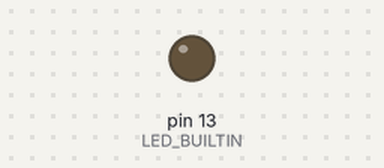
Simulated run of this sketch. Board: Arduino Uno, built with avr-gcc and run on an emulated ATmega328P. On the bench: output pins drawn as LEDs (lit = HIGH). What the sketch prints to the serial monitor is not drawn.

Above: at 1.1 s.
At 7.3 s:
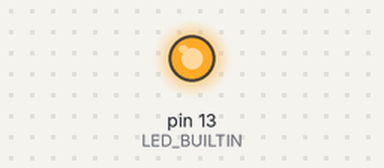
Timing chart, 0 to 9.3 s (numbered marks = the images above):
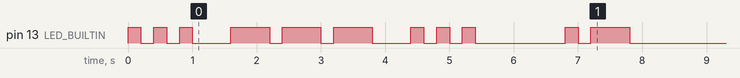

The sketch:

Veilleuses_MorsePlayer.ino
```cpp
#include <Arduino.h>
#include <Wire.h>
#include <SoftwareSerial.h>

int timeDot = 200;
// int timeDash = 3*timeDot;
// int timePause = timeDot;
// int timeBtwLetters = 3*timeDot;
// int timeBtwWords = 7*timeDot;

//Letters
char* letters[] = {
".-", "-...", "-.-.", "-..", ".", "..-.", "--.", "....", "..", // A-I
".---", "-.-", ".-..", "--", "-.", "---", ".--.", "--.-", ".-.", // J-R
"...", "-", "..-", "...-", ".--", "-..-", "-.--", "--.." // S-Z
};

//Numbers
char* numbers[] = {
  "-----", ".----", "..---", "...--", "....-", ".....",
"-....", "--...", "---..", "----."
};

// String phraseTest = "bonjour les amis";
// -.../---/-./.---/---/..-/.-.//+.-.././...//+.-/--/../.../
String phraseTest = "sos a";
// .../---/.../+/.-/


// Sentence Analysis
int breaksTimes[200];
bool breaksDIR[200];
int breaksSize;
int sequenceDuration;
// Sequence Loop Utils
int timeStart;
int breaksIndex = 0;
bool sequenceDone;
bool updateSeq = false;


void setup() {
  pinMode(LED_BUILTIN, OUTPUT);
  Serial.begin(9600);

  analyzeSentence(phraseTest);
  startSequence();
}


void loop() {

  if(updateSeq==true){
    updateSequence();
  }

  if (sequenceDone==true){

  }

}

// ANALYZE SENTENCE
void analyzeSentence(String phrase) {

  // Phrase to sequence (Letters to Morse)
  String sequence;
  for (int i = 0; i < phrase.length(); i++){
    sequence += letters[phrase[i] - 'a'];
    if(phrase[i]==' '){ sequence += "+"; }
    sequence += "/";
  }
  Serial.println(sequence);

  // Sequence code to Arrays of breakpoints
	int index=0;
	int currentTime = 0;

	for (int i = 0; i < sequence.length(); i++){
		if(sequence[i]=='.'){
			breaksTimes[index] = currentTime;
			breaksDIR[index] = HIGH;
			index++;
			currentTime += timeDot;
			breaksTimes[index] = currentTime;
			breaksDIR[index] = LOW;
			index++;
			currentTime += timeDot;
		}
		if(sequence[i]=='-'){
      breaksTimes[index] = currentTime;
      breaksDIR[index] = HIGH;
      index++;
      currentTime += 3*timeDot;
      breaksTimes[index] = currentTime;
      breaksDIR[index] = LOW;
      index++;
      currentTime += timeDot;
		}
		if(sequence[i]=='/'){
      currentTime += 2*timeDot; // 3 dots entre lettres -> 1(dot)+2(/)= 3
		}
		if(sequence[i]=='+'){
      currentTime += 2*timeDot; // 7 dots entre mots -> 1(dot)+2(/)+2(+)+2(/) = 7
		}
	}
  // Useful Vars
	breaksSize = index;
  sequenceDuration = currentTime;

  // Logs
	// for(int i = 0; i < breaksSize; i++){
	//   Serial.print("time "); Serial.println(breaksTimes[i]);
	// 	Serial.print("direction "); Serial.println(breaksDIR[i]);
	// }
  // Serial.print("sequenceDuration "); Serial.println(sequenceDuration);
}

// START SEQUENCE
void startSequence(){
  timeStart = millis();
  sequenceDone = false;
  updateSeq = true;
}

// UPDATE SEQUENCE
void updateSequence(){

  unsigned long Tnow = millis();
  int breakTime = breaksTimes[breaksIndex] + timeStart  ;
  bool breakDIR = breaksDIR[breaksIndex];

  if((Tnow > breakTime)&&(breaksIndex<breaksSize)) {
    if(breakDIR==0)digitalWrite(LED_BUILTIN, LOW);
    else digitalWrite(LED_BUILTIN, HIGH);
    breaksIndex++;
  }
  if(Tnow > sequenceDuration){
    sequenceDone = true;
  }


}
```

Measured:
- by itself, pin 13 (LED_BUILTIN): LOW → HIGH at 0.00 s, → LOW 0.20 s later, → HIGH 0.20 s later, → LOW 0.20 s later, … (22 changes in this stretch)
